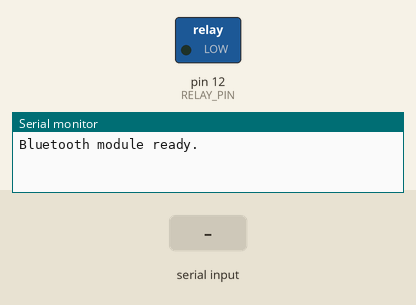
A sketch run on a simulated Arduino Uno, built with avr-gcc and run on an emulated ATmega328P. Shown: switched loads named in the sketch (green lamp = pin HIGH), the last lines printed to the serial monitor. The inputs (shaded band) are chosen by the test bench.

Above: at 2.2 s.
2.3 s: "1" received over the second serial link
At 2.6 s:
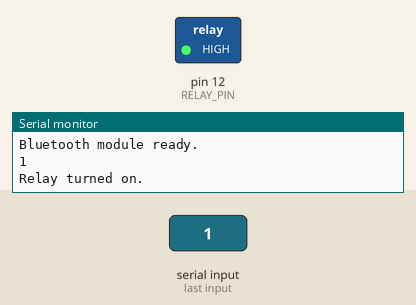
3.8 s: "0" received over the second serial link
At 4.9 s:
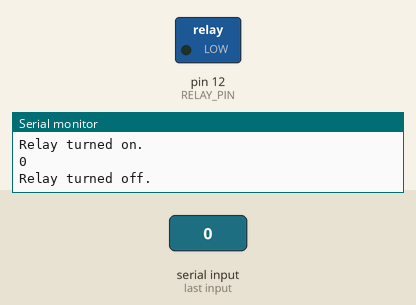
Timing chart, 0 to 6.8 s (numbered marks = the images above; inputs shaded):
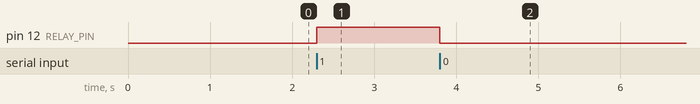

Measured:
- after the input at 2.3 s, pin 12 (RELAY_PIN): LOW → HIGH at once
- after the input at 3.8 s, pin 12 (RELAY_PIN): HIGH → LOW at once

The sketch:

Bluetooth_Relay_Control.ino
```cpp
// Include required libraries
#include <SoftwareSerial.h>

// Define pins for Bluetooth module
#define BT_TX_PIN 10
#define BT_RX_PIN 11

// Define pin for relay module
#define RELAY_PIN 12

// Initialize software serial object for Bluetooth module
SoftwareSerial btSerial(BT_TX_PIN, BT_RX_PIN);

void setup() {
  // Set pin mode for relay
  pinMode(RELAY_PIN, OUTPUT);

  // Initialize serial communication for debugging
  Serial.begin(9600);

  // Initialize software serial communication for Bluetooth module
  btSerial.begin(9600);

  // Wait for Bluetooth module to establish connection
  delay(1000);
  Serial.println("Bluetooth module ready.");
}

void loop() {
  // Check if there is any incoming data from Bluetooth module
  if (btSerial.available() > 0) {
    char incomingChar = btSerial.read();
    Serial.println(incomingChar);

    // If '1' is received, turn on the relay
    if (incomingChar == '1') {
      digitalWrite(RELAY_PIN, HIGH);
      Serial.println("Relay turned on.");
    }

    // If '0' is received, turn off the relay
    if (incomingChar == '0') {
      digitalWrite(RELAY_PIN, LOW);
      Serial.println("Relay turned off.");
    }
  }
}
```
